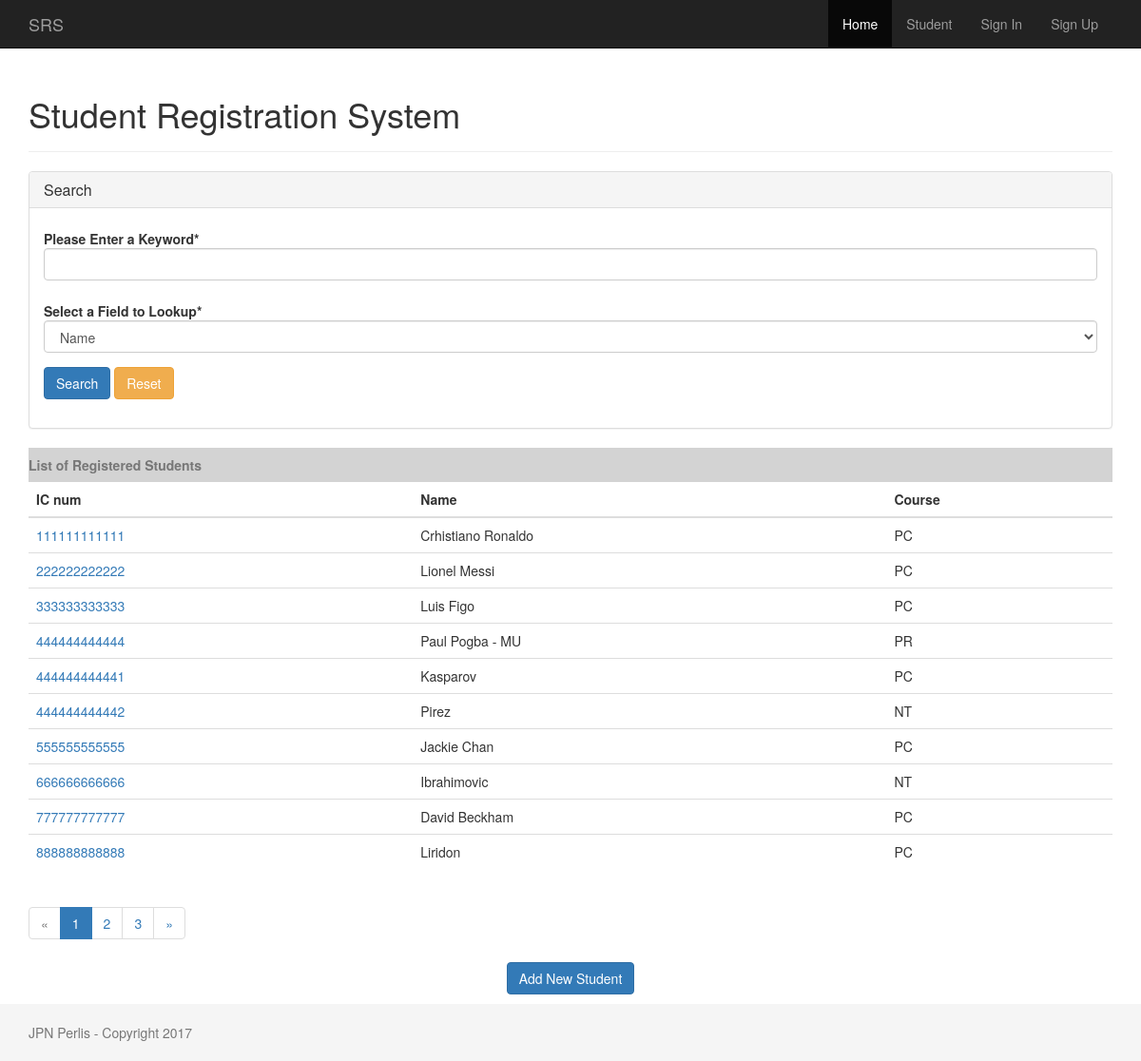
Before: /home/ with the older database file.
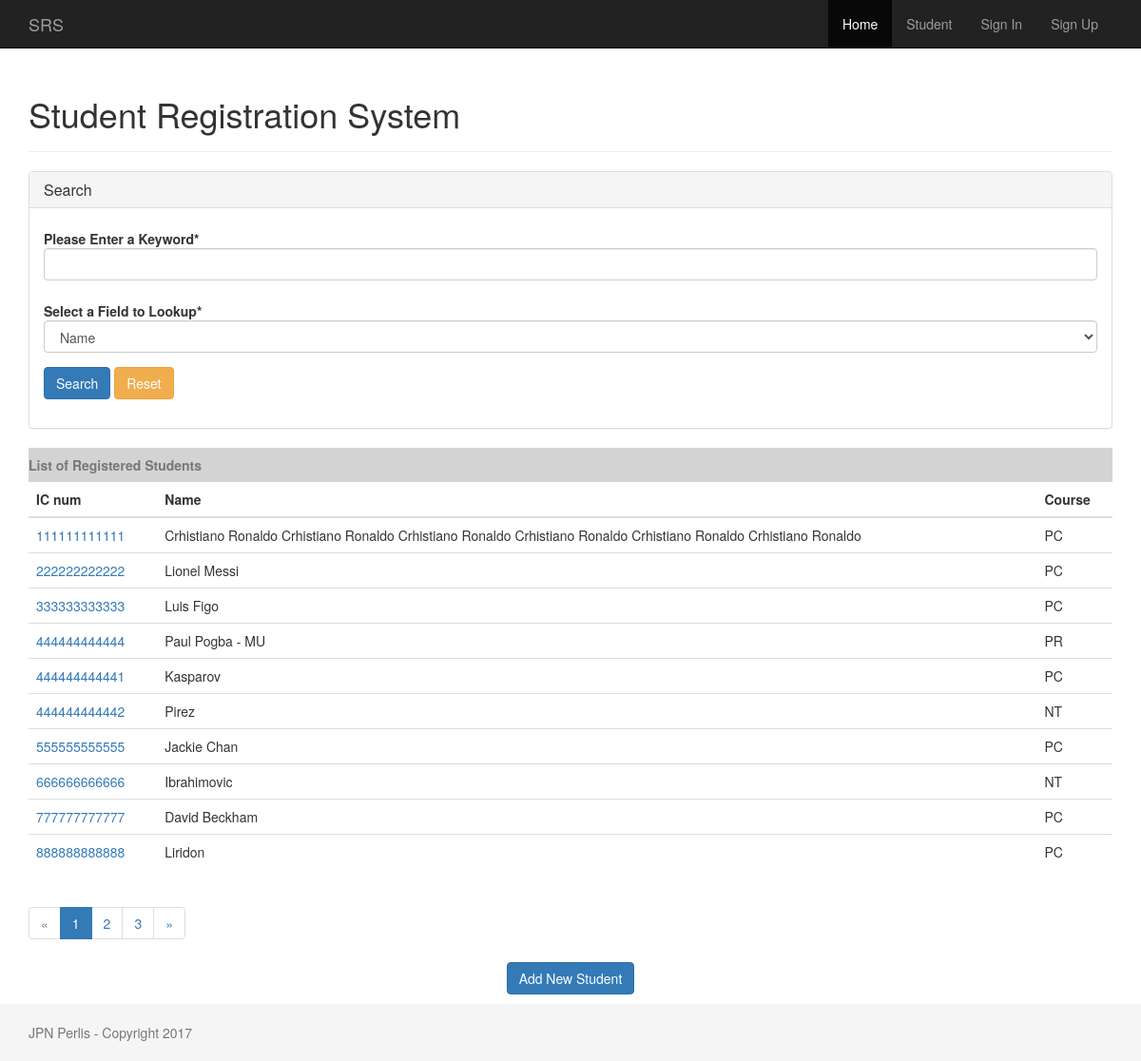
After: the same page with the newer database file.
### student/models.py (models this page shows, shortened)
class Student(models.Model):
    PROGAMMING = 'PR'
    NETWORKING = 'NT'
    PCTECH = 'PC'
    COURSE_CHOICES = (
        (PROGAMMING, 'Programming'),
        (NETWORKING, 'Networking'),
        (PCTECH, 'PC Technichian'),
    )
    createdby = models.ForeignKey('auth.User',on_delete=models.CASCADE)
    icnum = models.CharField('ID Number',max_length=12,unique=True,blank=False,null=False)
    name = models.CharField('Name',max_length=300)
    course = models.CharField('Courserwork',max_length=2,choices=COURSE_CHOICES,default=PCTECH,)
    created_date = models.DateTimeField('Created Date',default=timezone.now)

### student/views.py (the view)
# urls.py: 2. Add a URL to urlpatterns:  path('', views.home, name='home')
def home(request):
    if request.method == "POST" :
        select_buttons = request.POST.get("select_buttons", "")
        search = request.POST.get("search", "")
        page = 1
        if select_buttons == 'icnum':
            students = Student.objects.filter(icnum__startswith=search).order_by('created_date')
        elif select_buttons == 'course':
            students = Student.objects.filter(course__startswith=search).order_by('created_date')
        else:
            students = Student.objects.filter(name__startswith=search).order_by('created_date')
        if students:
            messages.success(request, str(len(students)) + " record(s) was/were found for keyword = " + str(request.POST.get("search", "")))
            page = 1
        else:
            messages.error(request, "Sorry, No record was found for keyword = " + str(request.POST.get("search", "")))
    else:
        select_buttons = request.GET.get("select_buttons", "")
        search = request.GET.get("search", "")
        if search:
            if select_buttons == 'icnum':
                students = Student.objects.filter(icnum__startswith=search).order_by('created_date')
            elif select_buttons == 'course':
                students = Student.objects.filter(course__startswith=search).order_by('created_date')
            else:
                students = Student.objects.filter(name__startswith=search).order_by('created_date')
        else:
            students = Student.objects.all().order_by('created_date')
        page = request.GET.get('page', 1)
    paginator = Paginator(students, 10)
    try:
        students = paginator.page(page)
    except PageNotAnInteger:
        students = paginator.page(1)
    except EmptyPage:
        students = paginator.page(paginator.num_pages)
    return render(request, 'student/home.html', {'form': SearchForm(), 'students': students,
        'search':search, 'select_buttons': select_buttons })

### student/forms.py
class SearchForm(forms.Form):
    search = forms.CharField(label="Please Enter a Keyword")
    select_buttons = forms.ChoiceField(
        label='Select a Field to Lookup',
        choices = (
            ('name', "Name"),
            ('icnum', "ID/IC Number"),
            ('course', "Course")
        ),
        widget = forms.Select,
        initial = 'name',
    )
    helper = FormHelper()
    helper.form_class = 'form-horizontal'
    helper.layout = Layout(
        Field('search', css_class='input-xlarge'),
        Field('select_buttons', css_class='input-xlarge'),
        FormActions(
            Submit('submit_change', 'Search', css_class="btn-primary"),
            HTML('<a class="btn btn-warning" href={% url "student_home" %}>Reset</a>'),
        )
    )

### templates/student/home.html (shortened to what this page needs)
{% extends 'baseproj.html' %}
{% load crispy_forms_tags %}
{% block content %}
<div class="page-header">
  <h1>Student Registration System</h1>
</div>
<div class="panel panel-default">
    <div class="panel-heading">
        <h1 class="panel-title">Search</h1>
    </div>
    <div class="panel-body">
      {% crispy form %}
    </div>
</div>
   	<table class="table">
      <caption style="border: inherit; background-color: lightgrey;">
            <span class="align-centre"><strong>List of Registered Students</strong></span>
        </caption>
        <thead class="thead-inverse">
          <tr>
            <th>IC num</th>
            <th>Name</th>
            <th>Course</th>
          </tr>
        </thead>
        <tbody>
        {% if students  %}
          {% for student in students %}
            <tr>
              <td>
                <a href="{% url 'student_detail' student.pk %}">{{ student.icnum }}</a>
              </td>
              <td class="align-middle">{{ student.name }}</td>
              <td class="align-middle">{{ student.course }}</td>
            </tr>
          {% endfor %}
        {% else %}
        	<tr>
        	  <td colspan="3">No Records so far..!!</td>
              <td>
              </td>
            </tr>
        {% endif %}
        </tbody>
    </table>
    <div class="center-block">
      {% if students.has_other_pages %}
        <ul class="pagination">
          {% if students.has_previous %}
            <li><a href="?page={{ students.previous_page_number }}&search={{ search }}&select_buttons={{ select_buttons }}">&laquo;</a></li>
          {% else %}
            <li class="disabled"><span>&laquo;</span></li>
          {% endif %}
          {% for i in students.paginator.page_range %}
            {% if students.number == i %}
              <li class="active"><span>{{ i }} <span class="sr-only">(current)</span></span></li>
            {% else %}
              <li><a href="?page={{ i }}&search={{ search }}&select_buttons={{ select_buttons }}">{{ i }}</a></li>
            {% endif %}
          {% endfor %}
          {% if students.has_next %}
            <li><a href="?page={{ students.next_page_number }}&search={{ search }}&select_buttons={{ select_buttons }}">&raquo;</a></li>
          {% else %}
            <li class="disabled"><span>&raquo;</span></li>
          {% endif %}
        </ul>
      {% endif %}
    </div>
       <p class="text-center">
	    <a href="{% url 'student_new' %}" class="btn btn-primary" >Add New Student</a>
	  </p>
{% endblock %}

Changed rows visible on the page:
changed Student: name "Crhistiano Ronaldo" → "Crhistiano Ronaldo Crhistiano Ronaldo Crhistiano Ronaldo Crhistiano Ronaldo Crhistiano Ronaldo Crhistiano Ronaldo"
